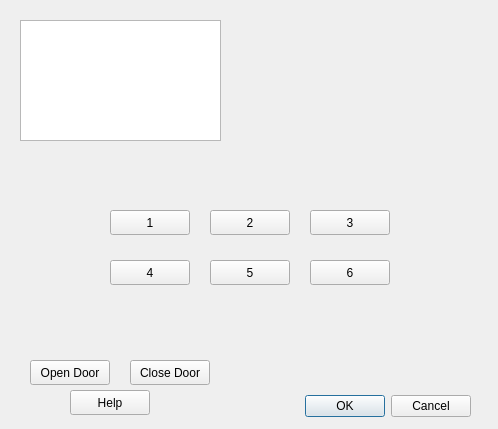
<?xml version="1.0" encoding="UTF-8"?>
<ui version="4.0">
 <class>Dialog</class>
 <widget class="QDialog" name="Dialog">
  <property name="geometry">
   <rect>
    <x>0</x>
    <y>0</y>
    <width>498</width>
    <height>429</height>
   </rect>
  </property>
  <property name="windowTitle">
   <string>Dialog</string>
  </property>
  <widget class="QDialogButtonBox" name="buttonBox">
   <property name="geometry">
    <rect>
     <x>130</x>
     <y>390</y>
     <width>341</width>
     <height>32</height>
    </rect>
   </property>
   <property name="orientation">
    <enum>Qt::Horizontal</enum>
   </property>
   <property name="standardButtons">
    <set>QDialogButtonBox::Cancel|QDialogButtonBox::Ok</set>
   </property>
  </widget>
  <widget class="QPushButton" name="pushButton">
   <property name="geometry">
    <rect>
     <x>30</x>
     <y>360</y>
     <width>80</width>
     <height>25</height>
    </rect>
   </property>
   <property name="text">
    <string>Open Door</string>
   </property>
  </widget>
  <widget class="QPushButton" name="pushButton_2">
   <property name="geometry">
    <rect>
     <x>130</x>
     <y>360</y>
     <width>80</width>
     <height>25</height>
    </rect>
   </property>
   <property name="text">
    <string>Close Door</string>
   </property>
  </widget>
  <widget class="QTextBrowser" name="textBrowser">
   <property name="geometry">
    <rect>
     <x>20</x>
     <y>20</y>
     <width>201</width>
     <height>121</height>
    </rect>
   </property>
  </widget>
  <widget class="QPushButton" name="pushButton_3">
   <property name="geometry">
    <rect>
     <x>70</x>
     <y>390</y>
     <width>80</width>
     <height>25</height>
    </rect>
   </property>
   <property name="text">
    <string>Help</string>
   </property>
  </widget>
  <widget class="QPushButton" name="pushButton_4">
   <property name="geometry">
    <rect>
     <x>110</x>
     <y>210</y>
     <width>80</width>
     <height>25</height>
    </rect>
   </property>
   <property name="text">
    <string>1</string>
   </property>
  </widget>
  <widget class="QPushButton" name="pushButton_5">
   <property name="geometry">
    <rect>
     <x>210</x>
     <y>210</y>
     <width>80</width>
     <height>25</height>
    </rect>
   </property>
   <property name="text">
    <string>2</string>
   </property>
  </widget>
  <widget class="QPushButton" name="pushButton_6">
   <property name="geometry">
    <rect>
     <x>310</x>
     <y>210</y>
     <width>80</width>
     <height>25</height>
    </rect>
   </property>
   <property name="text">
    <string>3</string>
   </property>
  </widget>
  <widget class="QPushButton" name="pushButton_7">
   <property name="geometry">
    <rect>
     <x>110</x>
     <y>260</y>
     <width>80</width>
     <height>25</height>
    </rect>
   </property>
   <property name="text">
    <string>4</string>
   </property>
  </widget>
  <widget class="QPushButton" name="pushButton_8">
   <property name="geometry">
    <rect>
     <x>210</x>
     <y>260</y>
     <width>80</width>
     <height>25</height>
    </rect>
   </property>
   <property name="text">
    <string>5</string>
   </property>
  </widget>
  <widget class="QPushButton" name="pushButton_9">
   <property name="geometry">
    <rect>
     <x>310</x>
     <y>260</y>
     <width>80</width>
     <height>25</height>
    </rect>
   </property>
   <property name="text">
    <string>6</string>
   </property>
  </widget>
 </widget>
 <resources/>
 <connections>
  <connection>
   <sender>buttonBox</sender>
   <signal>accepted()</signal>
   <receiver>Dialog</receiver>
   <slot>accept()</slot>
   <hints>
    <hint type="sourcelabel">
     <x>248</x>
     <y>254</y>
    </hint>
    <hint type="destinationlabel">
     <x>157</x>
     <y>274</y>
    </hint>
   </hints>
  </connection>
  <connection>
   <sender>buttonBox</sender>
   <signal>rejected()</signal>
   <receiver>Dialog</receiver>
   <slot>reject()</slot>
   <hints>
    <hint type="sourcelabel">
     <x>316</x>
     <y>260</y>
    </hint>
    <hint type="destinationlabel">
     <x>286</x>
     <y>274</y>
    </hint>
   </hints>
  </connection>
 </connections>
</ui>
